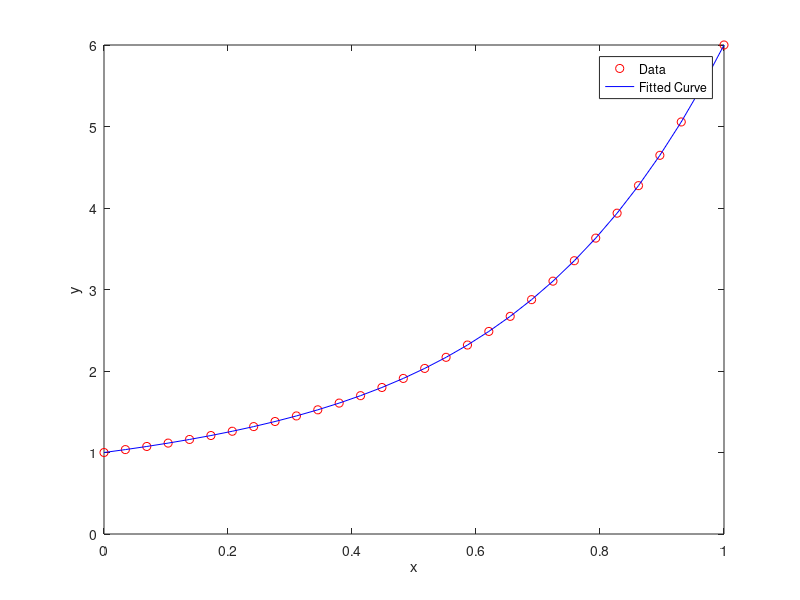

Recreate this plot in MATLAB.
clear;                               % clear the residue

x = linspace(0, 1, 30);              % set the data
y = 1 + x + x.*x + x.^3 + x.^4 +x.^5;
p = polyfit(x, y, 15);               % perform the polyfit interpolation

y0 = polyval(p, x);                  % calculate the fitting function

plot(x, y, 'ro', x, y0, '-b');       % plot the diagram
xlabel('x');
ylabel('y');
legend('Data', 'Fitted Curve');